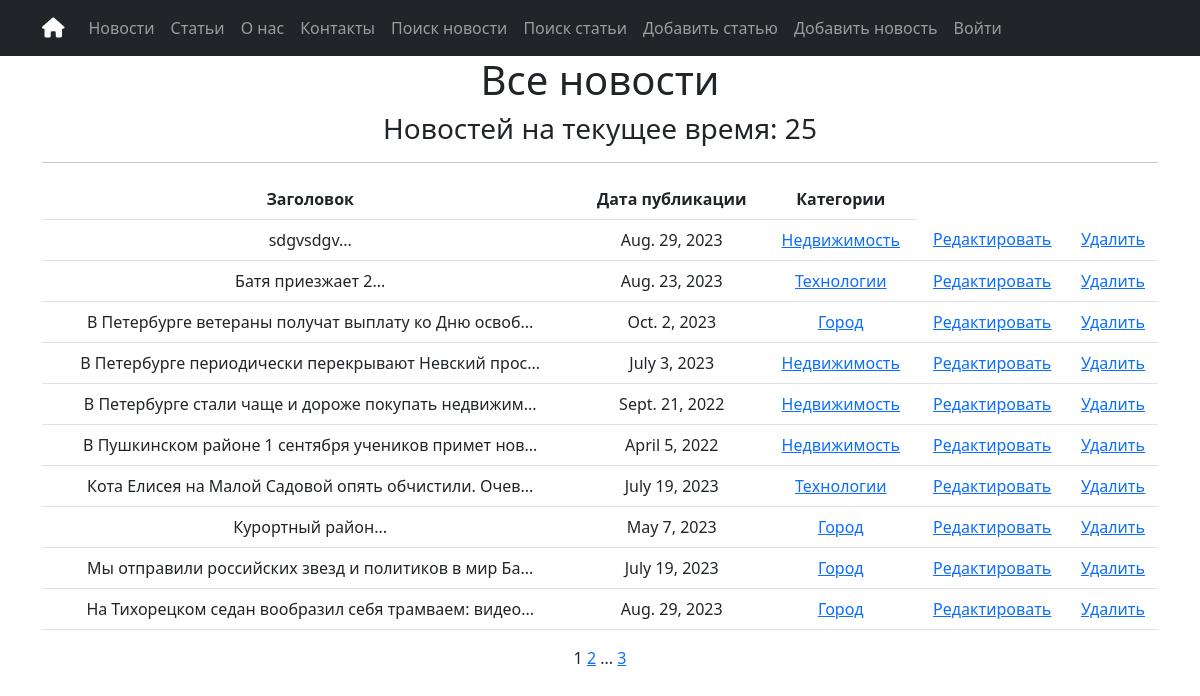
Page /news/ on the committed database.
### simpleapp/models.py (models this page shows, shortened)
class News(models.Model):
    title = models.CharField(
        max_length=50,
        unique=True, # названия товаров не должны повторяться
    )
    description = models.TextField()
    date = models.DateField(help_text=('YYYY-MM-DD'))
    category = models.ManyToManyField(
        Category,
        related_name='news', # все новости в категории будут доступны через поле news
    )
    class Meta:
        verbose_name_plural = "News"

class Category(models.Model):
    name = models.CharField(max_length=100, unique=True)
    subscribers = models.ManyToManyField(User, related_name='categories' )
    def __str__(self):
        return self.name.title()
    class Meta:
        verbose_name_plural = "Categories"

### simpleapp/views.py (the view)
# urls.py: path('', NewsList.as_view(), name='news_list'),
class NewsList(ListView):
    model = News
    ordering = 'title'
    template_name = 'news.html'
    context_object_name = 'news'
    paginate_by = 10 # вот так мы можем указать количество записей на странице
    def get_context_data(self, **kwargs):
        context = super().get_context_data(**kwargs)
        context['next_sale'] = f"Новостей на текущее время:"
        return context

### templates/news.html (shortened to what this page needs)
{% extends 'flatpages/default.html' %}
{% load custom_filters %}
{% load custom_tags %}
{% block content %}
<h1>Все новости</h1>
{% if page_obj.paginator.count > 0 %}
<h3> {{ next_sale }} {{ page_obj.paginator.count }}</h3>
{% endif %}
<hr>
{% if news %}
<table class="table" style="width: 100%;">
    <thead>
        <tr>
            <th>Заголовок</th>
            <th>Дата публикации</th>
            <th>Категории</th>
        </tr>
    </thead>
    <tbody>
        {% for item in news %}
        <tr>
            <td>
                <a class="nav-link" href="{% url 'news_detail' pk=item.pk %}">{{ item.title|truncatewords:20}}...</a>
            </td>
            <td>{{ item.date }}</td>
            <td>
                {% for category in item.category.all %}
                <a href="{% url 'category_details' category.id %}">{{ category }}</a>
                {% endfor %}
            </td>
            <td>
                <a href="{% url 'news_update' item.id %}"><u>Редактировать</u></a>
            </td>
            <td>
                <a href="{% url 'news_delete' item.id %}"><u>Удалить</u></a>
            </td>
        </tr>
        {% endfor %}
    </tbody>
</table>
{% else %}
<h2>Новостей нет!</h2>
{% endif %}
{% if page_obj.paginator.count > 0 %}
{{ page_obj.number }}
{% if page_obj.has_next %}
<a href="?page={{ page_obj.next_page_number }}">{{ page_obj.next_page_number }}</a>
{% if paginator.num_pages != page_obj.next_page_number %}
...
<a href="?page={{ page_obj.paginator.num_pages }}">{{ page_obj.paginator.num_pages }}</a>
{% endif %}
{% endif %}
{% endif %}
{% endblock content %}

### rows in the picture
News: title "sdgvsdgv", date "Aug. 29, 2023"
Category: name "Недвижимость"
News: title "Батя приезжает 2", date "Aug. 23, 2023"
Category: name "Технологии"
News: title "В Петербурге ветераны получат выплату ко Дню освоб", date "Oct. 2, 2023"
Category: name "Город"
News: title "В Петербурге периодически перекрывают Невский прос", date "July 3, 2023"
News: title "В Петербурге стали чаще и дороже покупать недвижим", date "Sept. 21, 2022"
News: title "В Пушкинском районе 1 сентября учеников примет нов", date "April 5, 2022"
News: title "Кота Елисея на Малой Садовой опять обчистили. Очев", date "July 19, 2023"
News: title "Курортный район", date "May 7, 2023"
News: title "Мы отправили российских звезд и политиков в мир Ба", date "July 19, 2023"
News: title "На Тихорецком седан вообразил себя трамваем: видео", date "Aug. 29, 2023"

### other values in the picture
{{ next_sale }} "Новостей на текущее время:"
{{ page_obj.paginator.count }} "25"
{{ page_obj.number }} "1"
{{ page_obj.next_page_number }} "2"
{{ page_obj.paginator.num_pages }} "3"
